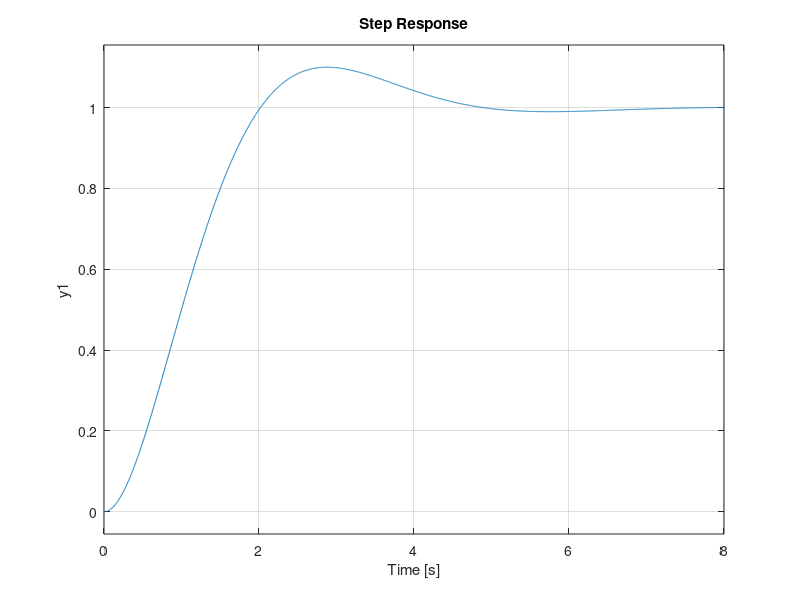
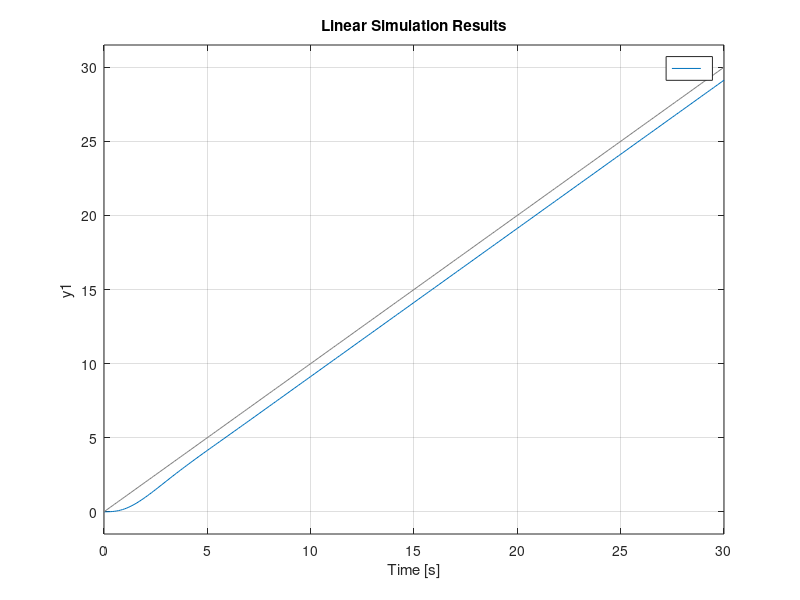
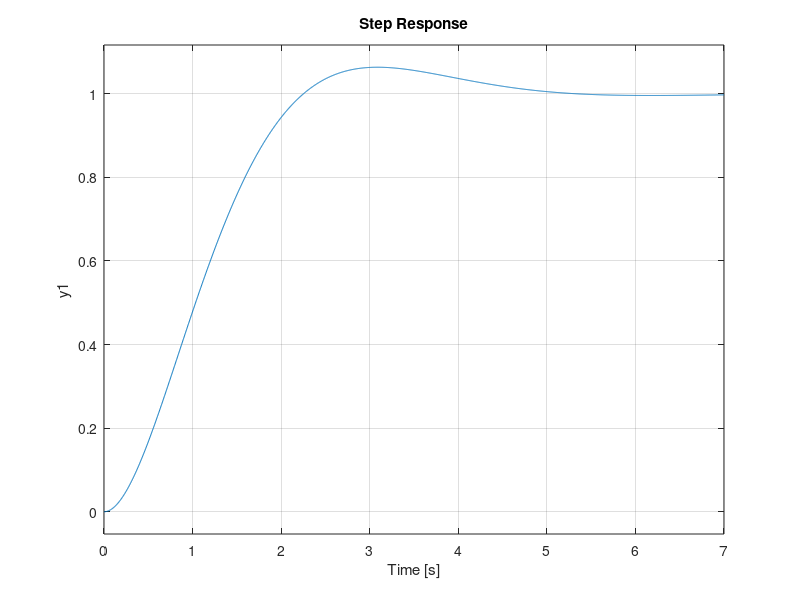
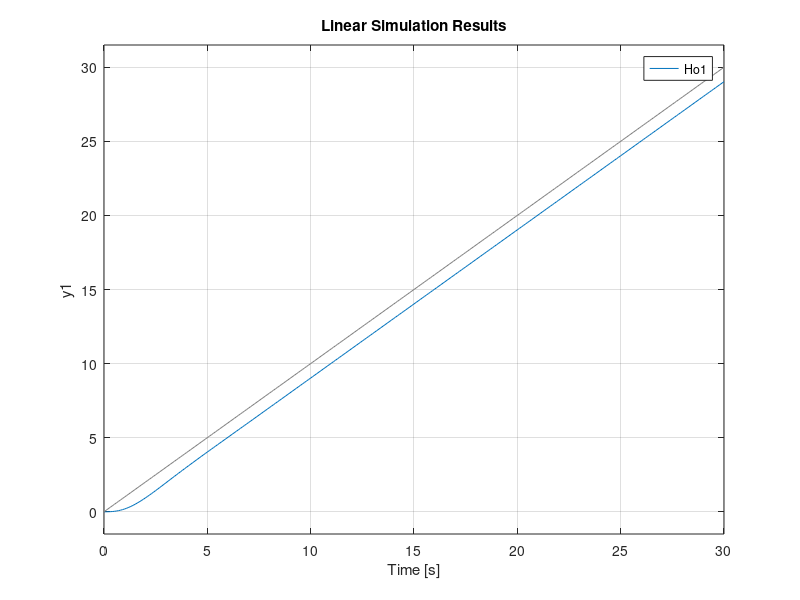

Write MATLAB code to recreate these figures, in order. (Note: this script raises an error after producing the figures.)
%% Calcule initiale

n=5.03;


%amplificator de putere
Kap=20+0.25*n;
tap=10^-2; %secunde,10msec

%motor de antrenare

K1=0.25+(10^-2)*n; %N.m/U
K2=5+0.1*n; % rad/sec/N.m
TM1=0.05+(2*10^-3)*n; % sec
TM2=0.5+(10^-2)*n; %sec
Hmot1 = tf(K1,[TM1 1]);
Hmot2 = tf(K2,[TM2 1]);

%Tahogeneratorul de masurare a turatiei TG
KT=0.1; % U/rad/sec
TT=10^-2; % sec
Ht = tf(KT,[TT 1]);


%Transportul melcat TM
TQ1 = 5;% sec
TTM=5;
KTM = 0.12+(10^-2)*n; %(kg/sec)/(rad/sec)
TB=60; %sec
Htm1=tf(0.05,[TB*TQ1 TB 0]);
Htm2=tf(KTM,[TTM 1]);

%Transportatorul cu cupe TC
K=0.9;
T=10; % sec
omega_punct_TC=1;
taum=60/omega_punct_TC;

%Doza gravimetrica cu adaptor
KG=0.16; %mA/kg/sec
Tg=2; %sec
delay = 1/(1+tap);

%Ventil pneumatic si convertorul electropneumatic
Kpg=10^-2;
KCE_KV = 0.025;
TV=4; %sec


%Cuptorul C
KC=200+2*n;
K_OmegaT=0.8;
k_OmegaZ=0.3;
T_OmegaZ=120;%sec
T_C=600+5*n; % sec
TauC=0.15*T_C; % sec
T_OmegaT=100+2*n; % sec
%TauT=0.05*T?

%Traductoarele de temperatura

%pentru pirometru
K_OmegaM=0.16; %mA/C
T_OmegaM=4; %sec

%pentru termorezistenta
K_OmegaC=0.1;%mA/C
T_OmegaC=16;% sec


% *
TMStar = TM2 + TT;
KMStar = K2*KT;

bloc1 = tf(Kap,[tap 1]);
bloc2 = tf(K1,[TM1 1]);
bloc3 = tf(K2,[TM2 1]);
bloc4 = tf(KT,[TT 1]);
bloc5 = tf([TT 1],KT);
Hf = tf(Kap*K1*KMStar,conv([tap 1],conv([TM1 1],[TMStar 1])));

%% Performante GT Clasic

sr = 0.10;
zeta = abs(log(sr))/sqrt(log(sr)^2 + pi^2); %zeta= 0.6 ts=4.746 pentru
ts= 5;
wn = 4/(zeta*ts);
cv = wn/(2*zeta);
lbanda = wn*sqrt(1 - 2*zeta^2 + sqrt(2 - 4*zeta^2 + 4*zeta^4));
Ho1 = tf(wn^2,[1 2*zeta*wn wn^2]);
Hr = minreal(zpk(1/Hf * Ho1/(1-Ho1)));
figure;
step((Hr*Hf/(1+Hr*Hf)));
t = 0:0.1:30;
figure;
lsim(Hr*Hf/(1+Hr*Hf),t,t);
Hd = tf(wn^2,[1 2*zeta*wn 0]);

%% simplificare 1 GT

Hr1 = minreal(zpk(0.00017543 * tf(conv([1 100],[1 16.65]),[1 0])));
Ho1 = Hr1*Hf/(1+Hr1*Hf);
figure;
step(Ho1);
t = 0:0.1:30;
figure;
lsim(Ho1,t,t);

%% simplificare 2 GT

t1 = 0.00017543 * 1/100;
t2 = 0.00017543 * 1/16.65;

% t2 >> t1

Hr2 = tf([t2+t1 1],[1 0]);
Ho2 = Hr2*Hf/(1+Hr2*Hf);
figure;
step(Ho2);
t = 0:0.1:30;
figure;
lsim(Ho2,t,t);


%% Corectie pol-dipol
srP = 0.12;
ts = 2;
zeta = abs(log(srP))/sqrt(log(srP)^2 + pi^2);
wn = 4/(zeta*ts);
cv = wn/(2*zeta);
lbanda = wn*sqrt(1 - 2*zeta^2 + sqrt(2 - 4*zeta^2 + 4*zeta^4));
Ho1 = tf(wn^2,[1 2*zeta*wn wn^2]);
Hr = minreal(zpk(1/Hf * Ho1/(1-Ho1)));
figure;
step((Hr*Hf/(1+Hr*Hf)));
t = 0:0.1:30;
figure;
lsim(Hr*Hf/(1+Hr*Hf),t,t);
Hd = tf(wn^2,[1 2*zeta*wn 0]);

cvStar = 1/4;
src = 0.01;
pc_zc = 1 + src;
pc = src/(1/cv - cvStar);
zc = pc/(1 + src);

Ho2 =tf(conv(pc,conv(wn^2,[1 zc])),conv(zc,conv([1 pc],[1 2*zeta*wn wn^2])));
Hr2 = minreal(zpk(1/Hf * Ho2/(1-Ho2)));
figure;
step((Hr2*Hf/(1+Hr2*Hf)));
t = 0:0.1:30;
figure;
lsim(Hr2*Hf/(1+Hr2*Hf),t,t);


%% simplificare 1 GT corectie

Hr2prim = minreal(zpk(Hr2 * tf([1 0.1259],[1 0.1573])));
figure;
step((Hr2prim*Hf/(1+Hr2prim*Hf)));
t = 0:0.1:30;
figure;
lsim(Hr2prim*Hf/(1+Hr2prim*Hf),t,t);

%% simplificare 2 GT corectie

t1 = 0.00124 * 1/100;
t2 = 0.00124 * 1/16.65;
t3 = 1/4.033;
t4 = 0.00124 * 1/1.785;

%t3 >> t1
Hr2secund = 0.00124 * tf(conv([1 16.65],[1 1.785]),[t3*(t3-t1) t3 0]); 
figure;
step((Hr2secund*Hf/(1+Hr2secund*Hf)));
t = 0:0.1:30;
figure;
lsim(Hr2secund*Hf/(1+Hr2secund*Hf),t,t);
%% Metoda frecventiala
t = 0:0.1:50;
TF=tap+TM1;
KF=Kap*K1;
HMF=tf(KF,[TF 1]);
TMF=TMStar/KMStar; %ts
HMF2=tf(1,[TMF 0]);
%Hfasd=HMF*HMF2;

%% 2.2 regulator P
srP = 0.1;
zetaP = abs(log(srP))/sqrt(log(srP)^2 + pi^2);
trP = 2;
wnP = 4/(zetaP*trP);
cvP = wnP/(2*zetaP);
lbandaP = wnP*sqrt(1 - 2*zetaP^2 + sqrt(2 - 4*zetaP^2 + 4*zetaP^4));
F = -26.4; %de pe bode, db la wf (aprox la wf)
A = 1/(4*zetaP^2*sqrt(2));
N = 20*log10(A);
FN = abs(F-N);
Kp = 10^(FN/20);
bode(Kp * Hf);
wt = 31.7;
HoP = Kp*Hf/(1 + Kp*Hf);
figure;
step(HoP);
figure;
lsim(HoP,t,t);

%% 2.3 regulator PI

srPI = 0.1;
zetaPI = abs(log(srPI))/sqrt(log(srPI)^2 + pi^2);
trPI = 2;
wnPI = 4/(zetaPI*trPI);
cvPI = wnPI/(2*zetaPI);
lbandaPI = wnPI*sqrt(1 - 2*zetaPI^2 + sqrt(2 - 4*zetaPI^2 + 4*zetaPI^4));
F = -26.4;
A = 1/(4*zetaPI^2*sqrt(2));
N = 20*log10(A);
FN = abs(F-N);
Kp = 10^(FN/20);
%bode(Kp*Hf);
cv2 = 12;
cv1 = 0.3;
wt = 31.7; %bode Kp*Hf
wz = 0.1*wt;
wp = wz*cv1/cv2;
Tz = 1/wz;
Tp = 1/wp;
Kpi = Kp*cv2/cv1;
figure;
Hpi = tf([Kpi*Tz Kpi],[Tp 1]);
bode(Hpi*Hf);
Ho = Hpi*Hf/(1 + Hpi*Hf);
figure;
step(Ho);
figure;
lsim(Ho,t,t);
figure;
bode(Ho);

%% 2.4 regulator PD

srPD = 0.1;
zetaPD = abs(log(srPD))/sqrt(log(srPD)^2 + pi^2);
trPD = 2;
wnPD = 4/(zetaPD*trPD);
cvPD = wnPD/(2*zetaPD);
lbandaPD = wnPD*sqrt(1 - 2*zetaPD^2 + sqrt(2 - 4*zetaPD^2 + 4*zetaPD^4));
F = -26;
A = 1/(4*zetaPD^2*sqrt(2));
N = 20*log10(A);
FN = abs(F-N);
Kp = 10^(FN/20);
bode(Kp * Hf);
wt = 29.7;
ts1 = 2/zetaPD^2/wt;
ts2 = 0.5;
wt2 = wt* ts1/ts2;
Td = 1.785 + 1/16.65 + 1/100; % T din Hf
Tn = ts2/ts1 * Td;
Kpd = Kp * wt2/wt;
%tsfinal = 2/(wt*zeta^2);
Hpd = tf([Kpd*Td Kpd],[Tn 1]);
Ho = Hpd*Hf/(1 + Hpd*Hf);
figure;
step(Ho);
figure;
lsim(Ho,t,t);

%% 2.5 regulator PID

srPID = 0.1;
zetaPID = abs(log(srPID))/sqrt(log(srPID)^2 + pi^2);
trPID = 2;
wnPID = 4/(zetaPID*trPID);
cvPID = wnPID/(2*zetaPID);
lbandaPID = wnPID*sqrt(1 - 2*zetaPID^2 + sqrt(2 - 4*zetaPID^2 + 4*zetaPID^4));
F = -26;
A = 1/(4*zetaPID^2*sqrt(2));
N = 20*log10(A);
FN = abs(F-N);
Kp = 10^(FN/20);
bode(Kp * Hf);
wt = 29.7;
ts1 = 2/zetaPID^2/wt;
ts2 = 0.5;
wt2 = wt* ts1/ts2;
Td = 1.785 + 1/16.65 + 1/100;
Tn = ts2/ts1 * Td;
Kpd = Kp * wt2/wt;
%tsfinal = 2/(wt*zeta^2);
Hpd = tf([Kpd*Td Kpd],[Tn 1]);
Hod = Hpd*Hf/(1 + Hpd*Hf);
%figure;
%step(Hod);
%figure;
%lsim(Hod,t,t);
cv1 = 1/0.2;
cv2 = 10;
Kpid = Kpd * wt2/wt * cv2/cv1;
TnNou = 0.5 * ts2/ts1;
wz = 0.1 * wt2;
Tz = 1/wz;
wp = wz*cv1/cv2;
Tp = 1/wp;
Hpid = tf(conv(Kpid,conv([Td 1],[Tz 1])),conv([TnNou 1],[Tp 1]));
Hopid = Hpid * Hf / (1 + Hpid * Hf);
figure;
step(Hopid);
figure;
lsim(Hopid,t,t);

%% 3 Margine impusa

Hf3=tf(KCE_KV*KC*K_OmegaC,conv(conv([TV 1],[T_C 1]),[T_OmegaC 1]),'IoDelay',TauC);

%% PI
faza_impusa = 50;
phi_i = -180 + 15 + faza_impusa;
w_i = 0.006;
Kf = -17.5;
Ti = 4/w_i;
Kp = 10^(-Kf/20);
Hr = tf([Kp*Ti Kp],[Ti 0]);
figure;
bode(Hr*Hf3)

%% PD 

phi_d = -180;
beta = 0.1;
w_d = 0.0142;
Kf = -25;
Td = 1/(w_d*sqrt(beta));
Kp = sqrt(beta)*10^(-Kf/20);
Hr = tf([Kp*Td Kp],[Td*beta 1]);
figure;
bode(Hr*Hf3);

%% PID
faza_impusa = 55;
phi_pid = -180 + 55;
w0_pid=0.00733;
wprim_pid=0.0147;
raport=w0_pid/wprim_pid;
Kf_w0 = -19.1;
Kf_wprim = -25.2;
Kpid = w0_pid/-Kf_w0; %pt raport din interval w0_pid = 0.023?
T0= 2*pi/w0_pid;
Ti_pid = 1.2*T0;
Td_pid = 0.5*T0;
beta_pid = 0.2;
Hr = Kpid*tf(conv([Td_pid 1],[Ti_pid 1]),conv([beta_pid*Td_pid 1],[Ti_pid 0]));
bode(Hr*Hf3);

%% 4.1 Metoda modulului

T = tap; % Tmin = 1/100;
t = 0:0.1:50;
Hdm = tf(1,[2*T*T 2*T 0]);
Hrm = minreal(zpk(Hdm/Hf));
Hom = Hdm/(1+Hdm);
figure;
subplot(211);
step(Hom);
subplot(212);
lsim(Hom,t,t);

%% 4.2 Metoda simetriei

T = tap; % Tmin = 1/100;
t = 0:0.1:50;
Hds = tf([4*T 1],[8*T^3 8*T*T 0 0]);
Hrs = minreal(zpk(Hds/Hf));
Hrs = series(Hrs,tf(1,conv([1 2.5],[1 1])));
Hos = Hds/(1+Hds);
figure;
subplot(211);
step(Hos);
subplot(212);
lsim(Hos,t,t);


%% 5.0
KTMStar = KTM/KT;
TTMStar = TTM - TT;
KF = KCE_KV * KC * K_OmegaC;
KStar = K * KG;
TStar = T + taum + Tg;
TF = TV + T_C + T_OmegaC;
K_OmegaTStar = K_OmegaT/K_OmegaC;
T_OmegaTStar = T_OmegaT-T_OmegaC;

%% 5.2
Hr5 = tf(conv([TM1 1],[TMStar 1]),2*tap*Kap*K1*KMStar);
%HOmega = tf(1,[2*tap 1]);
HOmega = tf(KTMStar,[TTMStar 1]); 
TTMStar2 = TTMStar + 2*tap;
%HRQ = tf([TStar*KTMStar*KMStar*TStar TStar*KTMStar*KMStar],[2*TTMStar2*TStar]);
HRQ = 6.73*tf(conv([TM1 1],[TMStar 1]),[1 0]);
us = tf([0.01121 0.001121],[0.0001141 0.01161 0.5904 1]);

%% 5.3
wStar = 128.6174*4;
T0 = 2*pi/wStar;
Vrc = 0.9*TauC/(TF*KF);
tauIC = 3.3*TauC;
Hoc = tf([Vrc*KF*2.3*TauC Vrc*KF],[tauIC*TF*TauC tauIC*(TF + TauC) tauIC + Vrc*KF*2.3*TauC Vrc*KF]);
[num,den] = tfdata(Hoc);

tauim = 0.6*T0;
taudm = 0.1*T0;
Vrm = 0.101;
P = tf(Vrm, 1);

I = tf(1, [tauim 0]);

D = tf([taudm 0], 1);

PID = P + I + D;

Hrm = P;

%% 6

timp_mort = 1/(1+tap);
T1_stea = T + Tg;
num = KTM*KStar;
den = [conv(conv([2*tap 1],[TTMStar 1]),[T1_stea 1])];
Hf = tf(num, den, 'IOdelay', timp_mort);
Hf_prim = tf(num, den);


%Tmin = 2*tap + TTMStar;
Tmin = T1_stea;
Tr = 2*Tmin;
TB = 4*Tmin;
B = tf(1 , [4*Tmin*Tmin 4*Tmin 0]);
HR1 = B/Hf_prim;

VR = T1_stea/(4*KTMStar*KStar*Tmin);
taui = T1_stea;

HR = tf([VR*taui VR],[taui 0]);

H0 = tf(1,[4*Tmin*Tmin 4*Tmin 1], 'IOdelay', timp_mort);

tr_prim = 6*Tmin;
tr = 6*Tmin + timp_mort;

figure
bode(Hf_prim)

w_secund = 6.1;
modul_Hf = 83.3;
VR_fin = 1/modul_Hf;
taui_fin = 4/w_secund;

Hr_fin = tf([VR_fin*taui_fin VR_fin],[taui_fin 0]);
figure;
step(Hr_fin*Hf/(1+Hr_fin*Hf));